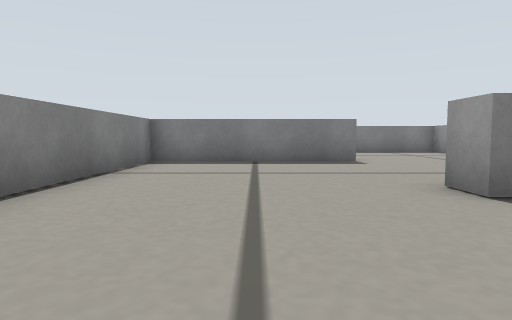
view 1 (above)

16 first-person views from a walk through a world built for the Gazebo simulator. The camera is 0.12 m above the floor, tilts 4° down and sees 75° across. The floor is counted in squares, 0.2 m on a side. Each view is taken from the middle of a square. On the plan, view 1 faces up. The plan holds only what a view shows up to about 9 squares ahead; the rest is blank. The robots in the file are not drawn.

view 2
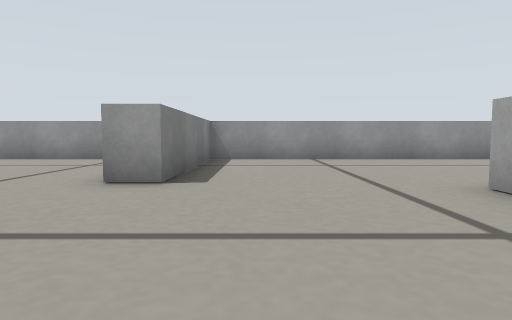

view 3
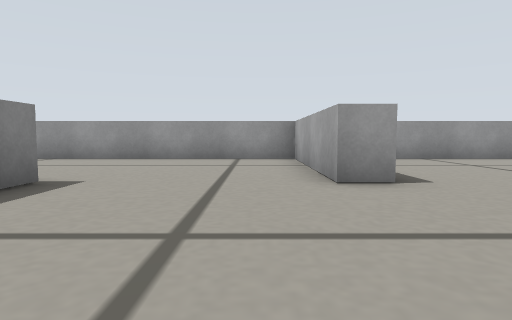

view 4
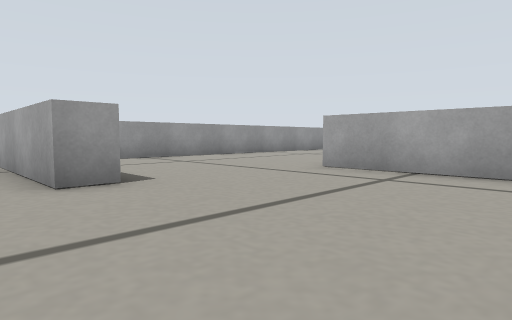

view 5
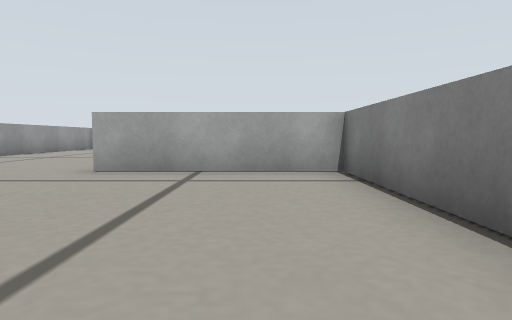

view 6
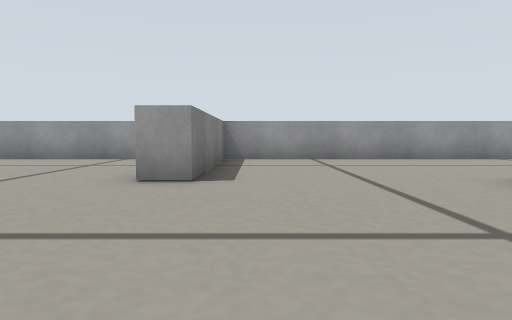

view 7
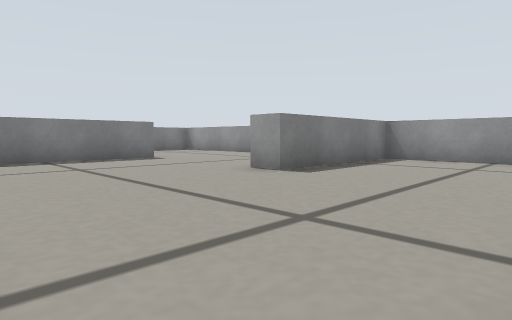

view 8
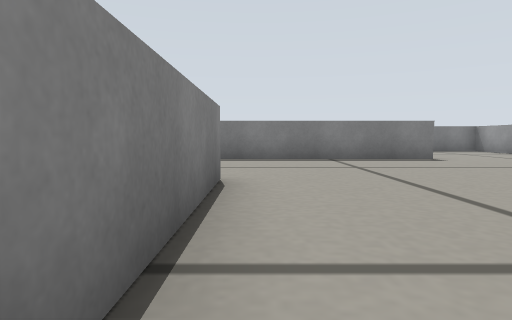

view 9
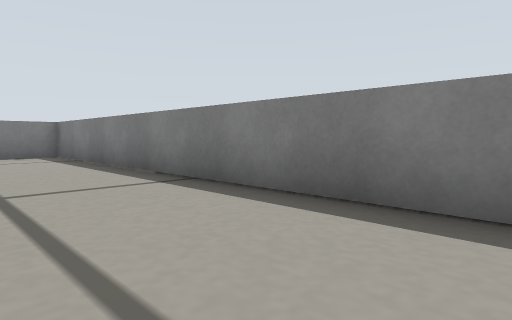

view 10
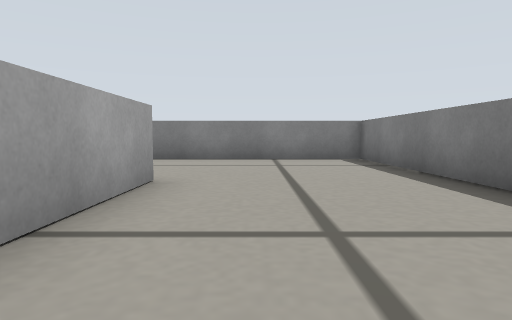

view 11
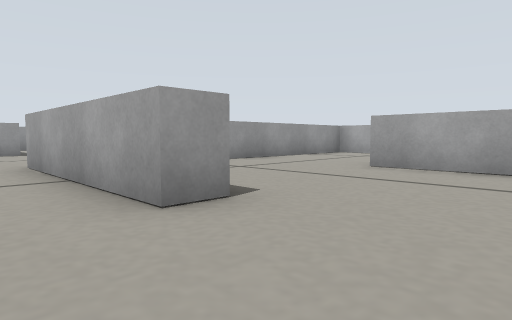

view 12
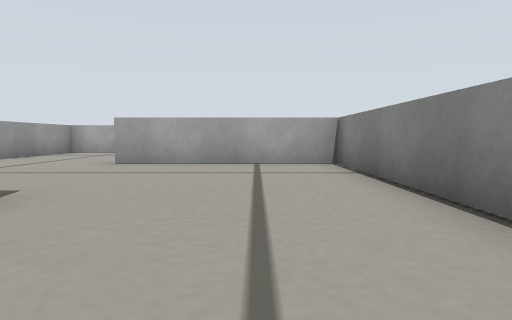

view 13
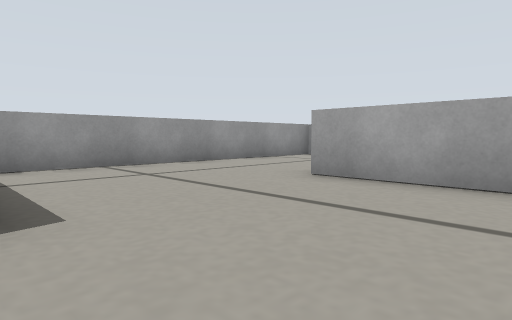

view 14
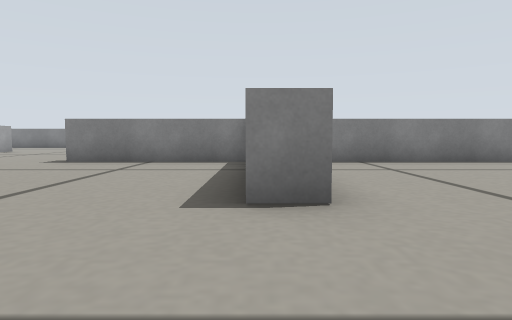

view 15
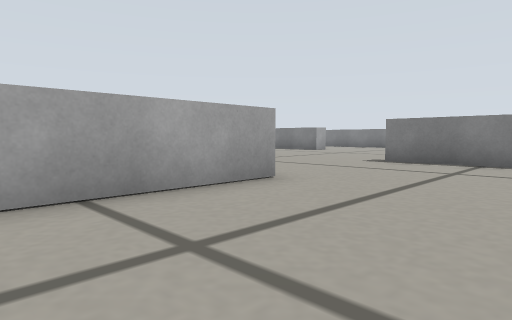

view 16
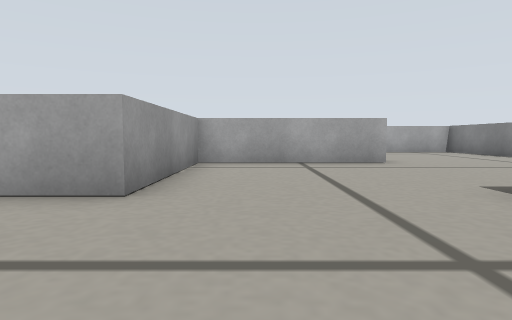

### Floor plan
Points are (right, up) in squares from view 1. A wall is a line through its corners. A room is listed if a view was taken in it or the views show most of it. See-through windows are left out.
Room 1 (views 1, 2)
walls: (-2.5, 2.4) (-2.5, -0.6) (1.9, -0.6); (6.9, -1.5) (6.9, 3.2) (2.3, 3.2)
ways out: opening at (0, 3.5) to room 2; opening at (4, -1)
Room 2 (views 3, 4, 5)
walls: (2.4, 7.9) (-2.5, 7.9) (-2.5, 2.4); (2.3, 3.2) (2.3, 4) (6.9, 4) (6.9, 8.4)
ways out: opening at (0, 3.5) to room 1; opening at (4.5, 8) to room 3
Room 3 (views 6, 7, 8)
walls: (-2.5, 12.4) (-2.5, 9.5); (6.9, 8.4) (6.9, 12.9) (2.5, 12.9)
ways out: opening at (4.5, 8) to room 2; opening at (0, 13) to room 4
Room 4 (views 9, 10, 11, 12, 13)
walls: (-7.5, 12.7) (-7.5, 13.6) (-2.5, 13.6) (-2.5, 12.4); (2.5, 12.9) (2.5, 13.6); (2.7, 17.8) (-11.8, 17.8) (-11.8, 12.4); (6.9, 15.1) (6.9, 17.5)
ways out: opening at (0, 13) to room 3; opening at (-9.5, 13) to room 7; opening at (4.5, 18)
Room 5 (view 14)
walls: (-6.9, 8.7) (-6.9, 7.9); (-3.2, 6.9) (-3.2, 12.1)
ways out: opening at (-5, 8) to room 6; opening at (-7, 10.5) to room 7
Room 6 (views 15, 16)
walls: (-7.7, 3.7) (-4.4, 3.7); (-11.8, 7.9) (-11.8, 3.5)
ways out: opening at (-5, 8) to room 5; opening at (-10, 4)
Room 7 (no view inside)
walls: (-11.8, 12.4) (-11.8, 8.7) (-6.9, 8.7)
ways out: opening at (-9.5, 13) to room 4; opening at (-7, 10.5) to room 5

Where each view was taken, in squares from view 1:
view 1: 0 up, 0 right, facing up
view 2: 2 up, 2 left, facing right
view 3: 5 up, 2 left, facing right
view 4: 5 up, 2 left, facing down-right
view 5: 5 up, 1 left, facing down
view 6: 12 up, 2 left, facing right
view 7: 9 up, 2 left, facing up-right
view 8: 9 up, 2 left, facing up
view 9: 15 up, 1 left, facing up-left
view 10: 15 up, 3 left, facing left
view 11: 15 up, 10 left, facing down-right
view 12: 16 up, 10 left, facing down
view 13: 13 up, 10 left, facing down-right
view 14: 8 up, 4 left, facing left
view 15: 7 up, 4 left, facing down-left
view 16: 7 up, 9 left, facing down
